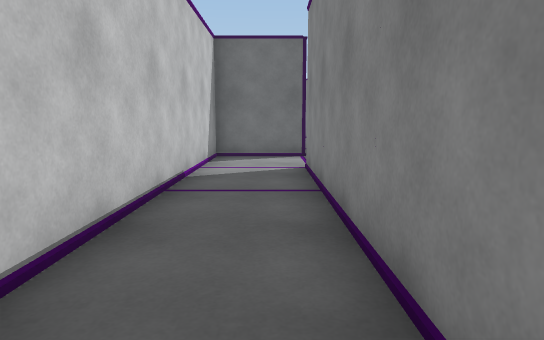
view 1 (above)

13 first-person views from a walk through a scene from a Unity 3-D project. The camera is 1.2 m above the floor, tilts 8° down and sees 75° across. The floor is counted in squares, 1 m on a side. Each view is taken from the middle of a square. On the plan, view 1 faces up. The plan holds only what a view shows up to about 14 squares ahead; the rest is blank. The place goes on beyond the plan. The player is left out. Door leaves are left out, so doorways stand open. Surface patterns are stand-ins for the level's own textures.

view 2
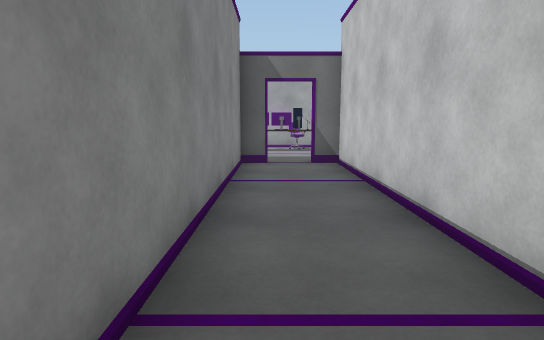

view 3
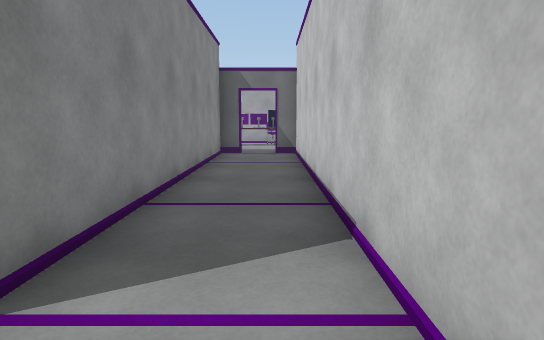

view 4
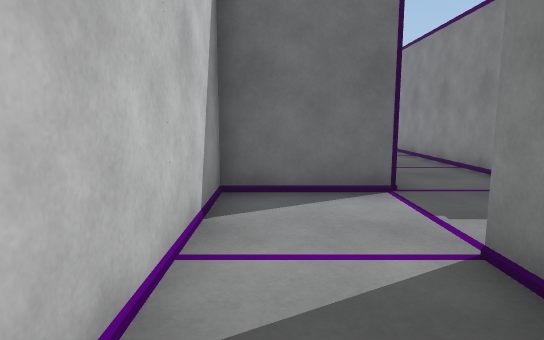

view 5
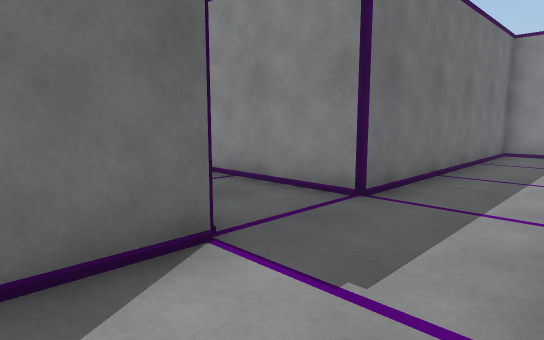

view 6
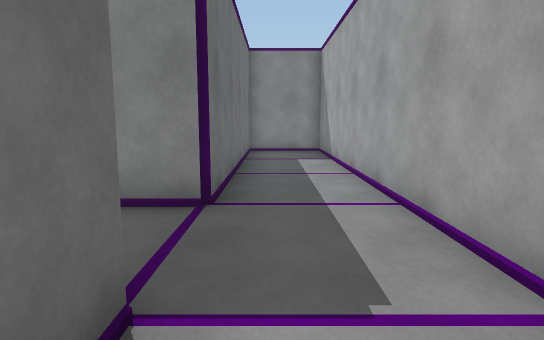

view 7
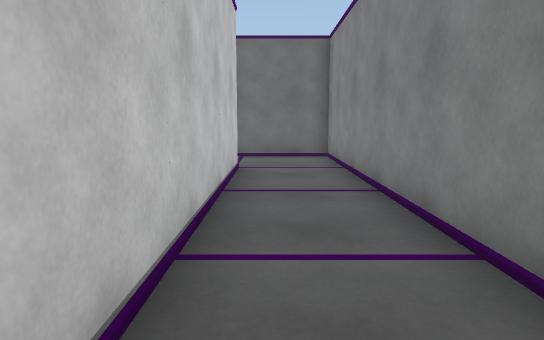

view 8
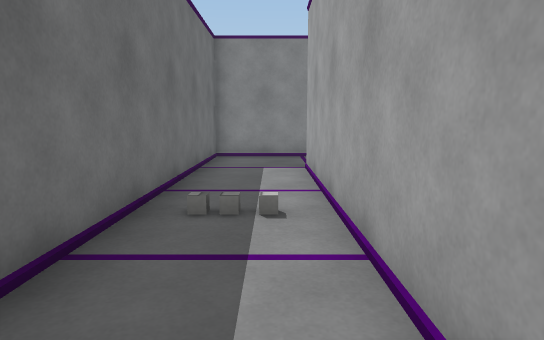

view 9
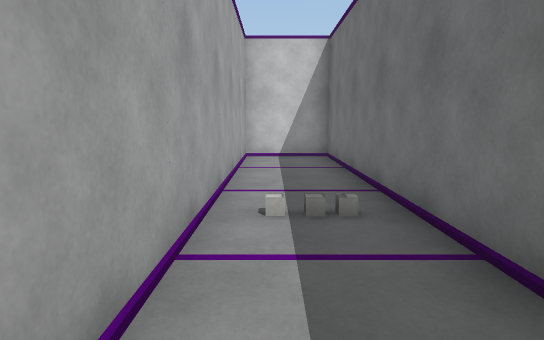

view 10
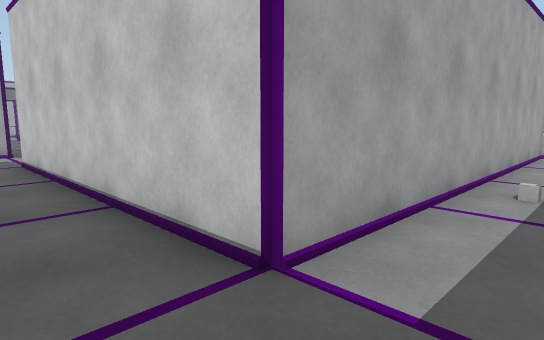

view 11
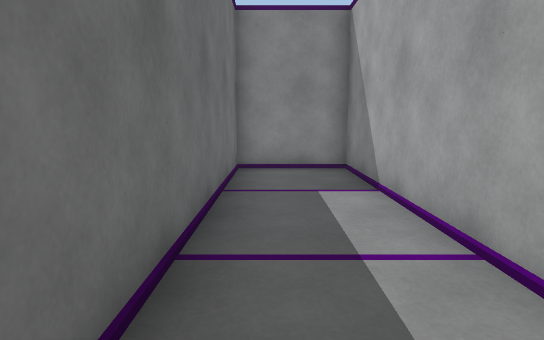

view 12
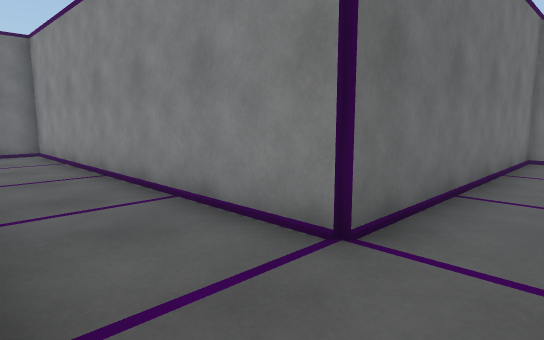

view 13
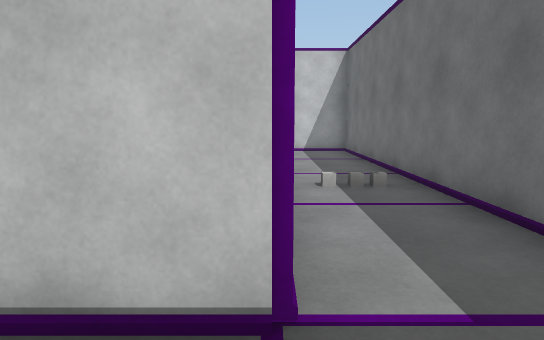

### Floor plan
Points are (right, up) in squares from view 1. A wall is a line through its corners. A room is listed if a view was taken in it or the views show most of it. See-through windows are left out.
Room 1 (views 1, 2, 3, 4, 5, 6, 12)
walls: (0, -1.9) (0.9, -1.9) (0.9, 9.1); (1.1, 11.9) (-1.9, 11.9) (-1.9, -1.9) (-1.1, -1.9)
ways out: opening at (1, 10.5) to room 2; open door at (-0.5, -2)
Room 2 (views 7, 8, 9, 10, 11, 13)
walls: (0.9, 9.1) (12.9, 9.1) (12.9, 11.9) (3.9, 11.9) (3.9, 23.9) (-10.9, 23.9) (-10.9, 21.1) (1.1, 21.1) (1.1, 11.9)
ways out: opening at (1, 10.5) to room 1

Positions as (right, up) in squares from view 1, and headings:
1: (0, 0), facing up
2: (0, 8), facing down
3: (-1, 11), facing down
4: (-1, 6), facing up
5: (-1, 9), facing up-right
6: (-1, 11), facing right
7: (2, 12), facing up
8: (-8, 22), facing right
9: (1, 22), facing left
10: (3, 23), facing down-left
11: (4, 11), facing right
12: (1, 10), facing up-right
13: (3, 21), facing left
